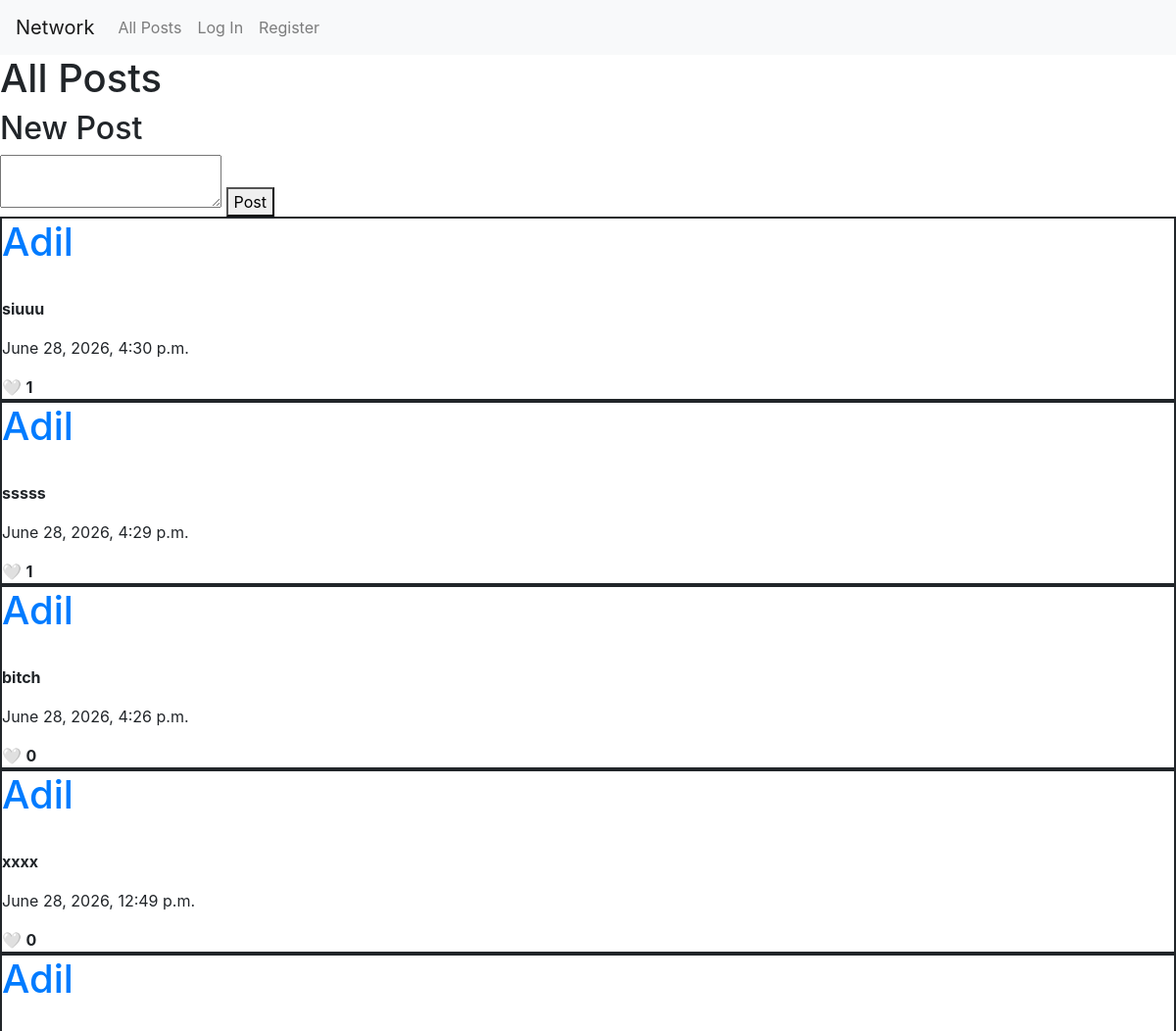
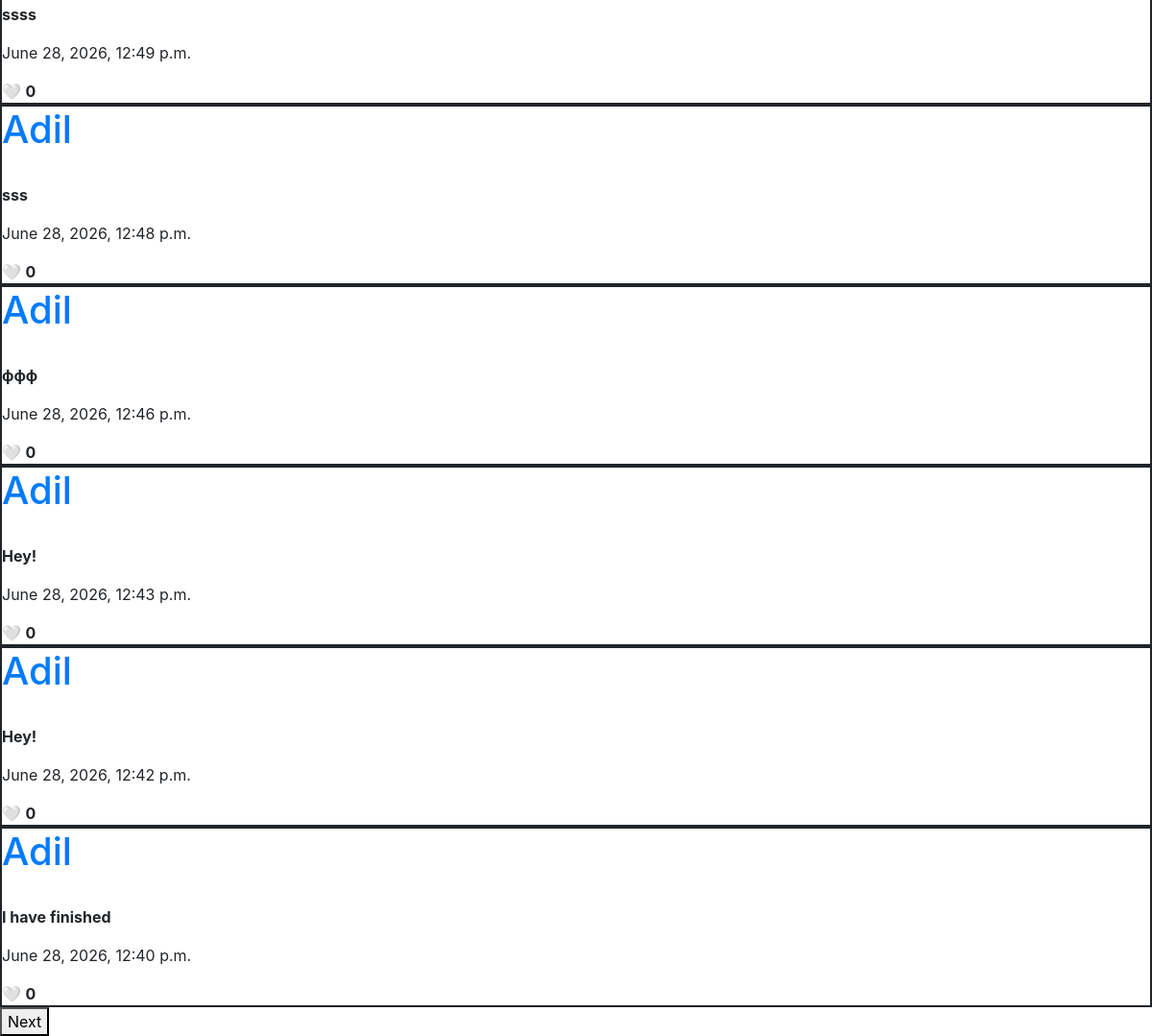
The page / on the database its author committed (2 pictures, top to bottom).
### network/models.py (models this page shows)
class Post (models.Model):
    post_content = models.CharField(max_length=1000)
    timestamp = models.DateTimeField(auto_now=True)
    user = models.ForeignKey(User, on_delete=models.SET_NULL, null=True, related_name='posts')

class User(AbstractUser):
    pass

### network/views.py (the view)
# urls.py: path("", views.index, name="index"),
def index(request):
    posts = Post.objects.all().order_by('-timestamp') # order by the latest posts
    return render(request, "network/index.html", {
        "page_obj": pagination(request, posts),
        'check_like': check_like(request)
    })

### network/views.py (called while the page is built)
def pagination(request, posts):
    paginator = Paginator(posts, 10) # 10 posts on each page
    if request.GET.get('page')!='' and request.GET.get('page')!=None:
        page_number = int(request.GET.get('page'))
    else:
        page_number = 1
    return paginator.get_page(page_number) # all posts on that page

def check_like(request):
    if request.user.is_authenticated:
        user = Like.objects.filter(user = request.user)
        return [i.post for i in user]
    return None

### network/templates/network/index.html (shortened to what this page needs)
{% extends "network/layout.html" %}
{% block head %}
{% load static %}
{% endblock %}
{% block body %}
<h1 id="all">All Posts</h1>
<div id="newpost">
    <h2>New Post</h2>
    <textarea name="textfield" id="text" maxlength="1000"></textarea>
    <button id="post">Post</button>
</div>
{% include "network/code.html" %}
{% include 'network/pagination.html' %}
{% endblock %}

### network/templates/network/layout.html (shortened to what this page needs)
{% load static %}
<!DOCTYPE html>
<html lang="en">
    <head>
        <link rel="stylesheet" href="https://stackpath.bootstrapcdn.com/bootstrap/4.4.1/css/bootstrap.min.css">
        <link href="{% static 'network/styles.css' %}" rel="stylesheet">
    </head>
    <body>
        <nav class="navbar navbar-expand-lg navbar-light bg-light">
            <a class="navbar-brand" href="#">Network</a>
            <div>
              <ul class="navbar-nav mr-auto">
                <li class="nav-item">
                  <a class="nav-link" href="{% url 'index' %}">All Posts</a>
                </li>
                {% if user.is_authenticated %}
                    <li class="nav-item">
                        <a class="nav-link" href="{% url 'following' %}">Following</a>
                    </li>
                    <li class="nav-item">
                        <a class="nav-link" href="{% url 'logout' %}">Log Out</a>
                    </li>
                {% else %}
                    <li class="nav-item">
                        <a class="nav-link" href="{% url 'login' %}">Log In</a>
                    </li>
                    <li class="nav-item">
                        <a class="nav-link" href="{% url 'register' %}">Register</a>
                    </li>
                {% endif %}
              </ul>
            </div>
          </nav>
        <div class="body">
            {% block body %}
            {% endblock %}
        </div>
    </body>
</html>

### network/templates/network/code.html (shortened to what this page needs)
<div id="allposts">
    {% for obj in page_obj %}
    <div style="border: solid 2px;">
        <h1><a href="{% url 'profile' obj.user.id %}">{{obj.user}}</a></h1> <br>
        <p><b data-id="{{obj.id}}">{{obj.post_content}}</b></p>
        <p>{{obj.timestamp}}</p>
        {% if obj in check_like and check_like %}
            <span class="red">❤️</span>
            <span class="white" style="display: none;">🤍</span>
        {% else %}
            <span class="white">🤍</span>
        {% endif %}
        <b class="num_of_likes">{{obj.likepost.count}}</b>
    </div>
    {% endfor %}
</div>

### network/templates/network/pagination.html (shortened to what this page needs)
<div id="next">
{% if page_obj.has_next %}
<a href="?page={{page_obj.next_page_number}}"><button id="next">Next</button></a>
{% endif %}
</div>

### rows shown on the page
Post: user "Adil", post_content "siuuu", timestamp "June 28, 2026, 4:30 p.m.", likepost.count "1"
Post: user "Adil", post_content "sssss", timestamp "June 28, 2026, 4:29 p.m.", likepost.count "1"
Post: user "Adil", post_content "bitch", timestamp "June 28, 2026, 4:26 p.m.", likepost.count "0"
Post: user "Adil", post_content "xxxx", timestamp "June 28, 2026, 12:49 p.m.", likepost.count "0"
Post: user "Adil", post_content "ssss", timestamp "June 28, 2026, 12:49 p.m.", likepost.count "0"
Post: user "Adil", post_content "sss", timestamp "June 28, 2026, 12:48 p.m.", likepost.count "0"
Post: user "Adil", post_content "ффф", timestamp "June 28, 2026, 12:46 p.m.", likepost.count "0"
Post: user "Adil", post_content "Hey!", timestamp "June 28, 2026, 12:43 p.m.", likepost.count "0"
Post: user "Adil", post_content "Hey!", timestamp "June 28, 2026, 12:42 p.m.", likepost.count "0"
Post: user "Adil", post_content "I have finished", timestamp "June 28, 2026, 12:40 p.m.", likepost.count "0"
